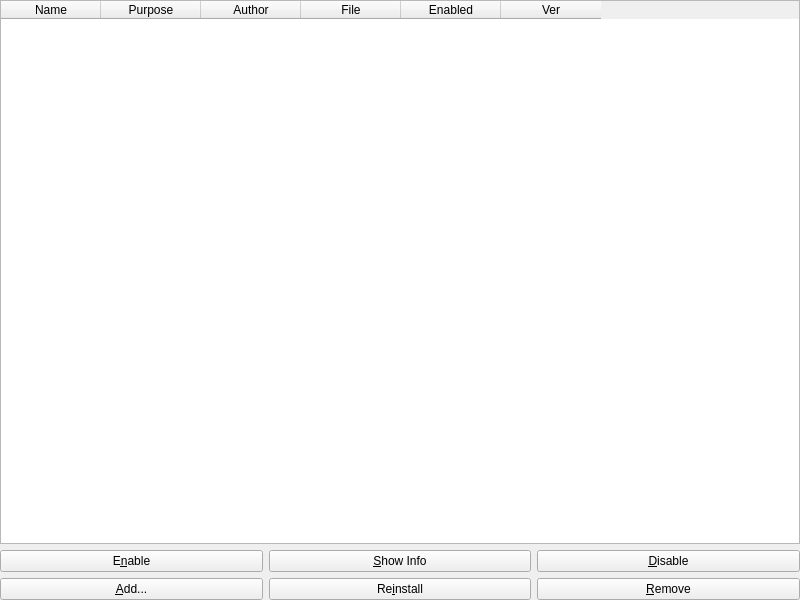
<?xml version="1.0" encoding="UTF-8"?>
<ui version="4.0">
 <class>PrefsPlugins</class>
 <widget class="QWidget" name="PrefsPlugins">
  <property name="geometry">
   <rect>
    <x>0</x>
    <y>0</y>
    <width>800</width>
    <height>600</height>
   </rect>
  </property>
  <property name="windowTitle">
   <string>Plugins</string>
  </property>
  <layout class="QVBoxLayout" name="verticalLayout">
   <property name="leftMargin">
    <number>0</number>
   </property>
   <property name="topMargin">
    <number>0</number>
   </property>
   <property name="rightMargin">
    <number>0</number>
   </property>
   <property name="bottomMargin">
    <number>0</number>
   </property>
   <item>
    <widget class="QTableWidget" name="table">
     <column>
      <property name="text">
       <string>Name</string>
      </property>
     </column>
     <column>
      <property name="text">
       <string>Purpose</string>
      </property>
     </column>
     <column>
      <property name="text">
       <string>Author</string>
      </property>
     </column>
     <column>
      <property name="text">
       <string>File</string>
      </property>
     </column>
     <column>
      <property name="text">
       <string>Enabled</string>
      </property>
     </column>
     <column>
      <property name="text">
       <string>Ver</string>
      </property>
     </column>
    </widget>
   </item>
   <item>
    <layout class="QGridLayout" name="gridLayout">
     <item row="0" column="2">
      <widget class="QPushButton" name="button_disable">
       <property name="text">
        <string>&amp;Disable</string>
       </property>
      </widget>
     </item>
     <item row="0" column="1">
      <widget class="QPushButton" name="button_showinfo">
       <property name="text">
        <string>&amp;Show Info</string>
       </property>
      </widget>
     </item>
     <item row="2" column="1">
      <widget class="QPushButton" name="button_reinstall">
       <property name="text">
        <string>Re&amp;install</string>
       </property>
      </widget>
     </item>
     <item row="2" column="0">
      <widget class="QPushButton" name="button_add">
       <property name="text">
        <string>&amp;Add...</string>
       </property>
      </widget>
     </item>
     <item row="0" column="0">
      <widget class="QPushButton" name="button_enable">
       <property name="text">
        <string>E&amp;nable</string>
       </property>
      </widget>
     </item>
     <item row="2" column="2">
      <widget class="QPushButton" name="button_remove">
       <property name="text">
        <string>&amp;Remove</string>
       </property>
      </widget>
     </item>
    </layout>
   </item>
  </layout>
 </widget>
 <resources/>
 <connections/>
</ui>
